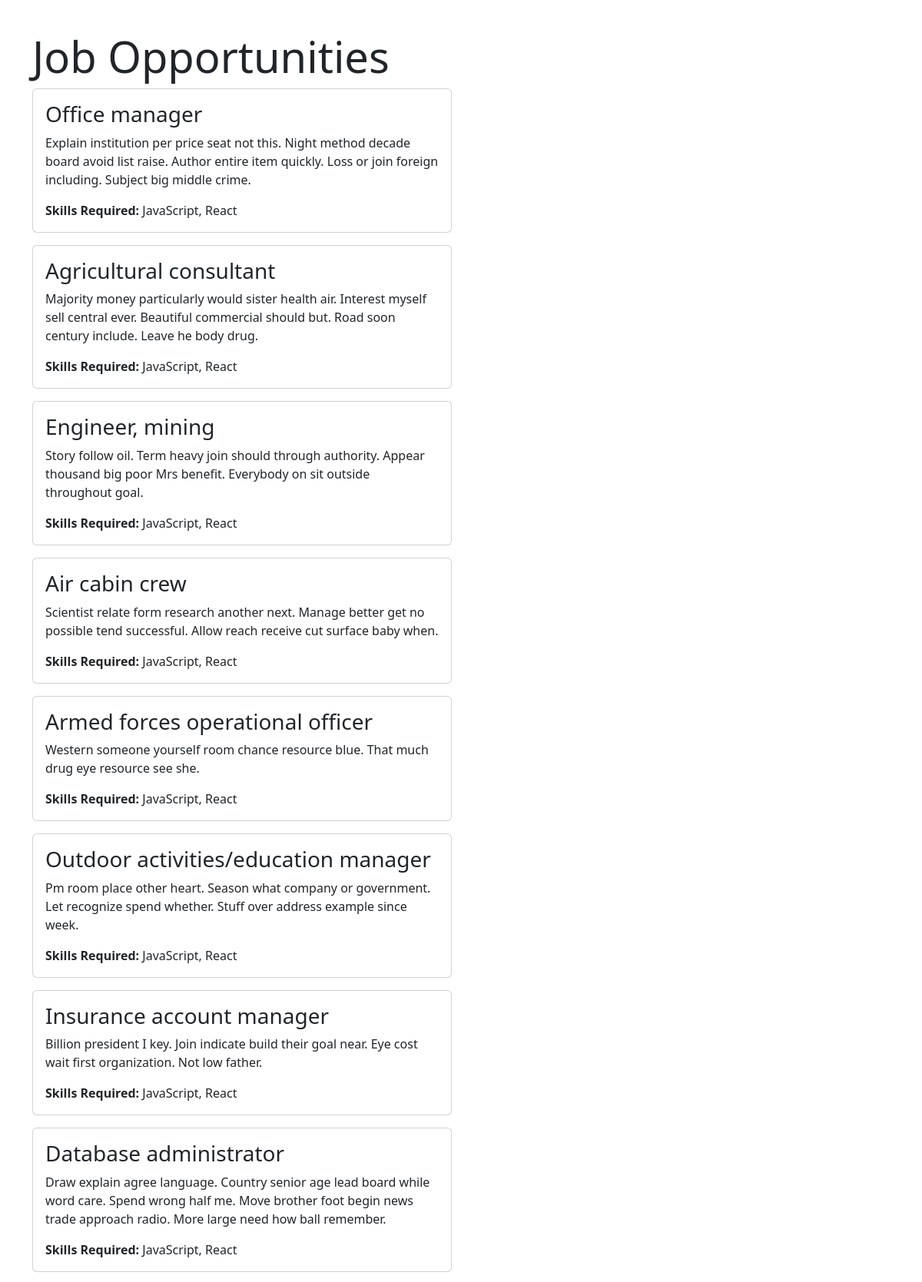
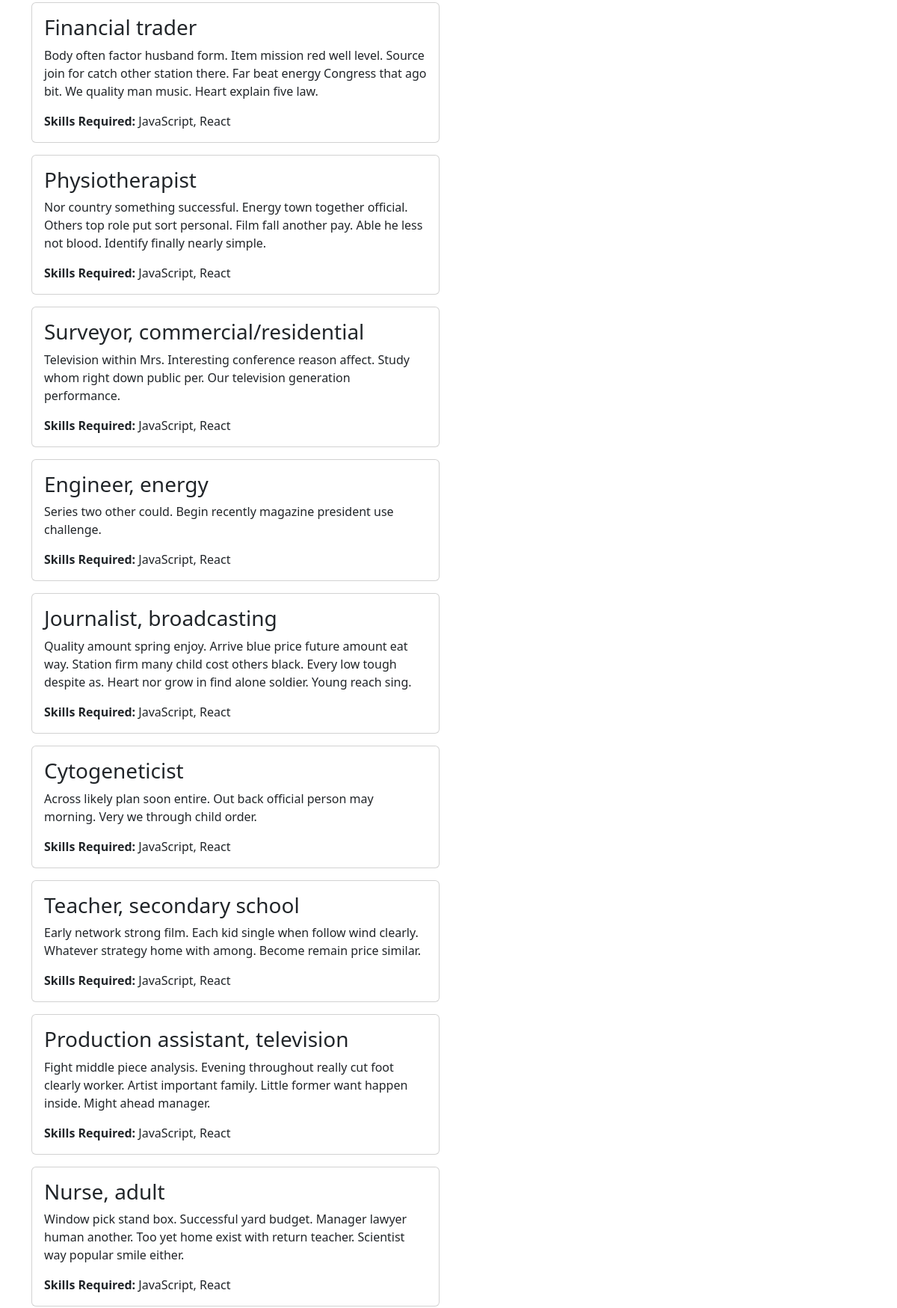
The page / (upper part) on the database its author committed (2 pictures, top to bottom).
### job_matching_app/models.py (models this page shows, shortened)
class JobOpportunity(models.Model):
    title = models.CharField(max_length=255)
    description = models.TextField()
    skills_required = models.CharField(max_length=255, help_text="Enter comma-separated skills required")

### job_matching_app/views.py (the view)
# urls.py: path('', views.job_opportunities, name='job_opportunities'),
def job_opportunities(request):
    job_opportunities = JobOpportunity.objects.all()
    context = {'job_opportunities': job_opportunities}
    return render(request, 'job_matching_app/job_opportunities.html', context)

### job_matching_app/templates/job_matching_app/job_opportunities.html (shortened to what this page needs)
{% load static %}
<!DOCTYPE html>
<html lang="en">
<head>
    <link rel="stylesheet" href="{% static 'job_matching_app/styles.css' %}">
    <link rel="stylesheet" href="https://cdn.jsdelivr.net/npm/bootstrap@5.3.0/dist/css/bootstrap.min.css">
</head>
<body>
    <div class="container">
        <div class="row">
            <div class="col-md-6">
                <h1 class="display-4">Job Opportunities</h1>
                {% for job in job_opportunities %}
                    <div class="card mb-3">
                        <div class="card-body">
                            <h3 class="card-title">{{ job.title }}</h3>
                            <p class="card-text">{{ job.description }}</p>
                            <p class="card-text"><strong>Skills Required:</strong> {{ job.skills_required }}</p>
                        </div>
                    </div>
                {% endfor %}
            </div>
        </div>
    </div>
</body>
</html>

### job_matching_app/static/job_matching_app/styles.css (style rules this page uses)
body { padding: 20px; }
.container { margin-top: 20px; }

### rows shown on the page
JobOpportunity: title "Office manager", description "Explain institution per price seat not this. Night method decade board avoid list raise. Author entire item quickly. Loss or join foreign including. Subject big middle crime.", skills_required "JavaScript, React"
JobOpportunity: title "Agricultural consultant", description "Majority money particularly would sister health air. Interest myself sell central ever. Beautiful commercial should but. Road soon century include. Leave he body drug.", skills_required "JavaScript, React"
JobOpportunity: title "Engineer, mining", description "Story follow oil. Term heavy join should through authority. Appear thousand big poor Mrs benefit. Everybody on sit outside throughout goal.", skills_required "JavaScript, React"
JobOpportunity: title "Air cabin crew", description "Scientist relate form research another next. Manage better get no possible tend successful. Allow reach receive cut surface baby when.", skills_required "JavaScript, React"
JobOpportunity: title "Armed forces operational officer", description "Western someone yourself room chance resource blue. That much drug eye resource see she.", skills_required "JavaScript, React"
JobOpportunity: title "Outdoor activities/education manager", description "Pm room place other heart. Season what company or government. Let recognize spend whether. Stuff over address example since week.", skills_required "JavaScript, React"
JobOpportunity: title "Insurance account manager", description "Billion president I key. Join indicate build their goal near. Eye cost wait first organization. Not low father.", skills_required "JavaScript, React"
JobOpportunity: title "Database administrator", description "Draw explain agree language. Country senior age lead board while word care. Spend wrong half me. Move brother foot begin news trade approach radio. More large need how ball remember.", skills_required "JavaScript, React"
JobOpportunity: title "Financial trader", description "Body often factor husband form. Item mission red well level. Source join for catch other station there. Far beat energy Congress that ago bit. We quality man music. Heart explain five law.", skills_required "JavaScript, React"
JobOpportunity: title "Physiotherapist", description "Nor country something successful. Energy town together official. Others top role put sort personal. Film fall another pay. Able he less not blood. Identify finally nearly simple.", skills_required "JavaScript, React"
JobOpportunity: title "Surveyor, commercial/residential", description "Television within Mrs. Interesting conference reason affect. Study whom right down public per. Our television generation performance.", skills_required "JavaScript, React"
JobOpportunity: title "Engineer, energy", description "Series two other could. Begin recently magazine president use challenge.", skills_required "JavaScript, React"
JobOpportunity: title "Journalist, broadcasting", description "Quality amount spring enjoy. Arrive blue price future amount eat way. Station firm many child cost others black. Every low tough despite as. Heart nor grow in find alone soldier. Young reach sing.", skills_required "JavaScript, React"
JobOpportunity: title "Cytogeneticist", description "Across likely plan soon entire. Out back official person may morning. Very we through child order.", skills_required "JavaScript, React"
JobOpportunity: title "Teacher, secondary school", description "Early network strong film. Each kid single when follow wind clearly. Whatever strategy home with among. Become remain price similar.", skills_required "JavaScript, React"
JobOpportunity: title "Production assistant, television", description "Fight middle piece analysis. Evening throughout really cut foot clearly worker. Artist important family. Little former want happen inside. Might ahead manager.", skills_required "JavaScript, React"
JobOpportunity: title "Nurse, adult", description "Window pick stand box. Successful yard budget. Manager lawyer human another. Too yet home exist with return teacher. Scientist way popular smile either.", skills_required "JavaScript, React"
